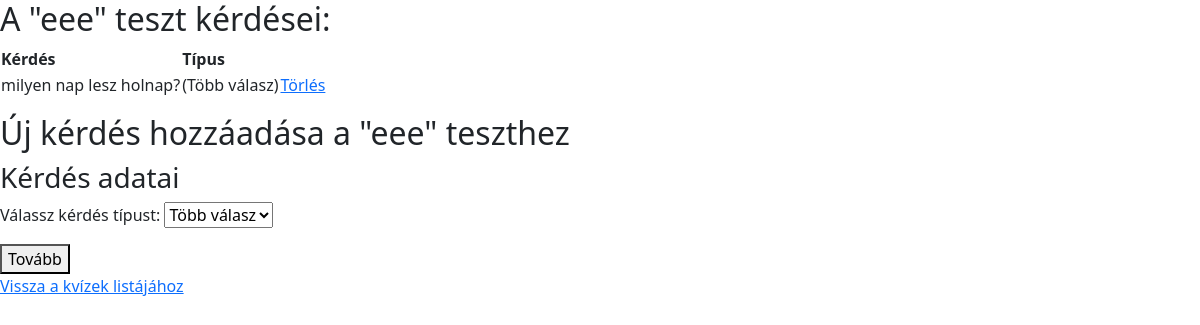
The page /test/5/test-details/ on the database as committed earlier.
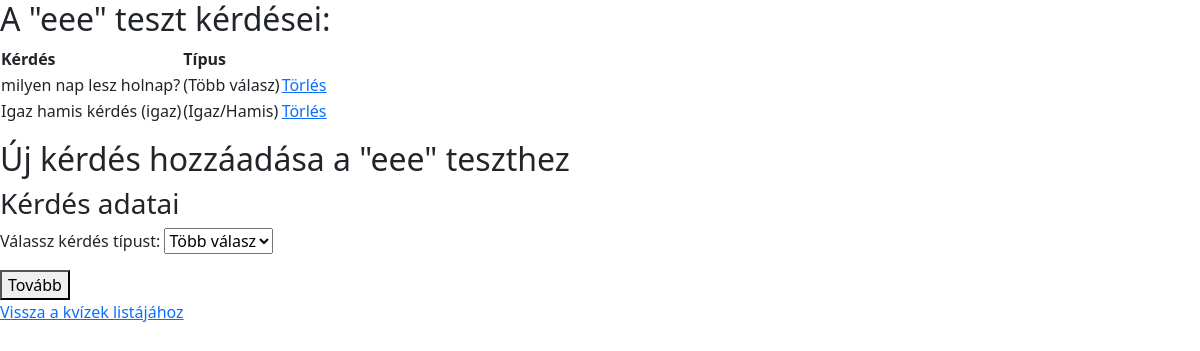
The same page on the database as committed later.
### roman_map/models.py (models this page shows, shortened)
class Question(models.Model):
    id = models.BigAutoField(primary_key=True)
    QUESTION_TYPES = [
        ('mc', 'Több válasz'),
        ('tf', 'Igaz/Hamis')
    ]
    quiz = models.ForeignKey(Quiz, on_delete=models.SET_NULL, related_name='questions', null=True)
    text = models.CharField(max_length=255, blank=False)
    question_type = models.CharField(max_length=2, choices=QUESTION_TYPES)
    points = models.PositiveIntegerField(default=0)

### roman_map/views.py (the view)
# urls.py: path('test/<int:quiz_id>/test-details/', view=views.teszt_reszletei, name='teszt_reszletei'),
def teszt_reszletei(request, quiz_id):
    try:
        quiz = Quiz.objects.get(id = quiz_id)
    except Quiz.DoesNotExist:
        messages.error(request, "Hiba történt a folyamat során!")
    if request.method == "POST":
        form = QuestionTypeForm(request.POST)
        if form.is_valid():
            question_type = form.cleaned_data["question_type"]
            return redirect("kerdes_hozzadasa", quiz_id=quiz.id, question_type=question_type)
    questions = quiz.questions.all()  # Meglévő kérdések listája
    form = QuestionTypeForm()
    return render(request, "pages/test_details.html", {
        "quiz": quiz,
        "questions": questions,
        "form": form
    })

### roman_map/forms.py
class QuestionTypeForm(forms.Form):
    question_type = forms.ChoiceField(
        choices=Question.QUESTION_TYPES,
        label="Válassz kérdés típust",
    )

### roman_map/templates/pages/test_details.html (shortened to what this page needs)
{% extends "pages/test.html" %}
{% block content %}
<h2>A "{{ quiz.title }}" teszt kérdései:</h2>
<table>
    <tr>
        <th>Kérdés</th>
        <th>Típus</th>
    </tr>
    {% for question in questions %}
    <tr>
        <td>{{ question.text }}</td>
        <td>({{ question.get_question_type_display }})</td>
        <td><a href="{% url "kerdes_torlese" quiz.id question.id %}" onclick="return confirmDelete(event, this.href);">Törlés</a></td>
    </tr>
    {% empty %}
    <tr>
        <td>Még nincsenek kérdések.</td>
    </tr>
    {% endfor %}
</table>
<h2>Új kérdés hozzáadása a "{{ quiz.title }}" teszthez</h2>
<form method="post">
    <h3>Kérdés adatai</h3>
    {{ form.as_p }}
    <button type="submit">Tovább</button>
</form>
<a href="{% url 'teszt' %}">Vissza a kvízek listájához</a>
{% endblock %}

Rows that differ between the two databases and show on the page:
added Question: text "Igaz hamis kérdés (igaz)", question_type "Igaz/Hamis"
